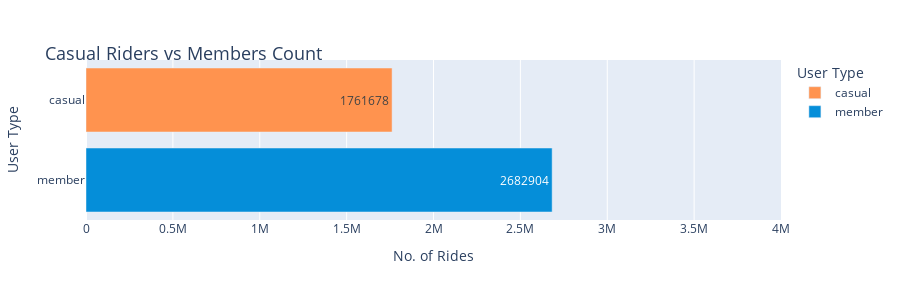

The notebook cell this image was saved under:
### Markdown cell above
#### <span style='color:#2D8FC5'>Total trips takes: Casual vs. Member</span>

### Code cell
df_pv1 = cyc_data_combined.groupby('member_casual', as_index=False).count()

fig_1 = px.bar(df_pv1, y = 'member_casual', x = 'ride_id', range_x = [0,4000000],
        color = 'member_casual', 
        height = 300,
        text = 'ride_id', 
        labels = {'ride_id': 'No. of Rides', 'member_casual': 'User Type'},
        hover_name = 'member_casual', hover_data = {'member_casual': False, 'month': False, 'ride_id': True}, 
        color_discrete_map = {'casual': '#FF934F', 'member': '#058ED9'})
fig_1.update_layout(
    title=dict(text="Casual Riders vs Members Count",font=dict(size=18), automargin=True, yref='paper')
)

### Figure 1 — Plotly figure (JSON) as saved in the notebook; plotly's stock layout.template omitted (floating-point values rounded to 4 significant figures)
{"data": [{"alignmentgroup": "True", "customdata": [[1761678]], "hovertemplate": "<b>%{hovertext}</b><br><br>No. of Rides=%{text}<extra></extra>", "hovertext": ["casual"], "legendgroup": "casual", "marker": {"color": "#FF934F", "pattern": {"shape": ""}}, "name": "casual", "offsetgroup": "casual", "orientation": "h", "showlegend": true, "text": [1762000.0], "textposition": "auto", "type": "bar", "x": [1761678], "xaxis": "x", "y": ["casual"], "yaxis": "y"}, {"alignmentgroup": "True", "customdata": [[2682904]], "hovertemplate": "<b>%{hovertext}</b><br><br>No. of Rides=%{text}<extra></extra>", "hovertext": ["member"], "legendgroup": "member", "marker": {"color": "#058ED9", "pattern": {"shape": ""}}, "name": "member", "offsetgroup": "member", "orientation": "h", "showlegend": true, "text": [2683000.0], "textposition": "auto", "type": "bar", "x": [2682904], "xaxis": "x", "y": ["member"], "yaxis": "y"}], "layout": {"barmode": "relative", "height": 300, "legend": {"title": {"text": "User Type"}, "tracegroupgap": 0}, "margin": {"t": 60}, "title": {"automargin": true, "font": {"size": 18}, "text": "Casual Riders vs Members Count", "yref": "paper"}, "xaxis": {"anchor": "y", "domain": [0.0, 1.0], "range": [0, 4000000], "title": {"text": "No. of Rides"}}, "yaxis": {"anchor": "x", "categoryarray": ["member", "casual"], "categoryorder": "array", "domain": [0.0, 1.0], "title": {"text": "User Type"}}}}
